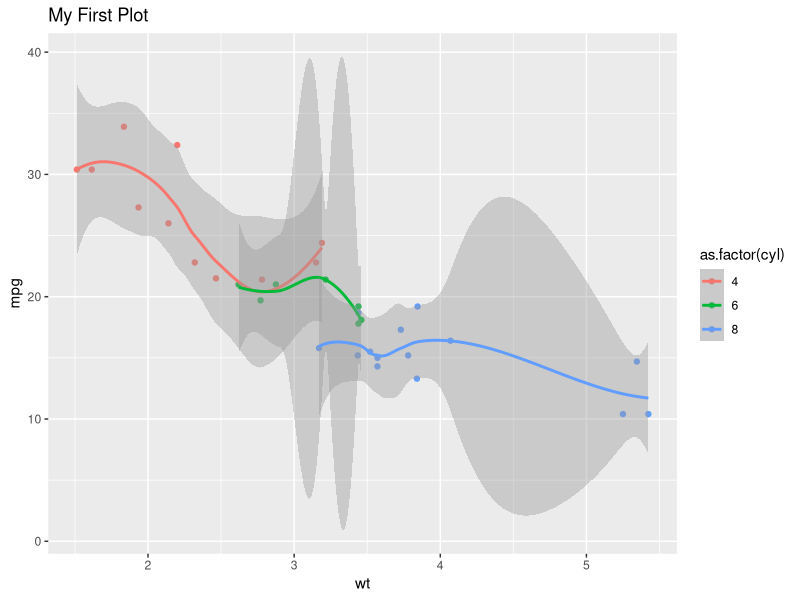

Generate this figure with R:
## ---- chunk 1
library(tidyverse)
## ---- chunk 2
mtcars %>%
        ggplot(aes(x = wt, y = mpg, color = as.factor(cyl))) +
        geom_point() +
        geom_smooth() +
        ggtitle("My First Plot")
